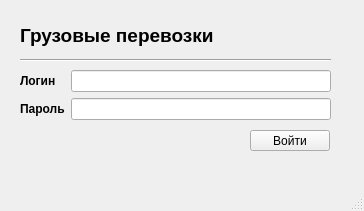
<?xml version="1.0" encoding="UTF-8"?>
<ui version="4.0">
 <class>MainWindow</class>
 <widget class="QMainWindow" name="MainWindow">
  <property name="geometry">
   <rect>
    <x>0</x>
    <y>0</y>
    <width>364</width>
    <height>211</height>
   </rect>
  </property>
  <property name="windowTitle">
   <string>MainWindow</string>
  </property>
  <widget class="QWidget" name="centralwidget">
   <widget class="QWidget" name="layoutWidget">
    <property name="geometry">
     <rect>
      <x>20</x>
      <y>70</y>
      <width>311</width>
      <height>52</height>
     </rect>
    </property>
    <layout class="QFormLayout" name="formLayout">
     <item row="0" column="0">
      <widget class="QLabel" name="label_2">
       <property name="font">
        <font>
         <weight>75</weight>
         <bold>true</bold>
        </font>
       </property>
       <property name="text">
        <string>Логин</string>
       </property>
      </widget>
     </item>
     <item row="0" column="1">
      <widget class="QLineEdit" name="login"/>
     </item>
     <item row="1" column="0">
      <widget class="QLabel" name="label_3">
       <property name="font">
        <font>
         <weight>75</weight>
         <bold>true</bold>
        </font>
       </property>
       <property name="text">
        <string>Пароль</string>
       </property>
      </widget>
     </item>
     <item row="1" column="1">
      <widget class="QLineEdit" name="pass"/>
     </item>
    </layout>
   </widget>
   <widget class="QPushButton" name="authButton">
    <property name="geometry">
     <rect>
      <x>250</x>
      <y>130</y>
      <width>80</width>
      <height>21</height>
     </rect>
    </property>
    <property name="text">
     <string>Войти</string>
    </property>
   </widget>
   <widget class="QLabel" name="label">
    <property name="geometry">
     <rect>
      <x>20</x>
      <y>20</y>
      <width>251</width>
      <height>31</height>
     </rect>
    </property>
    <property name="font">
     <font>
      <pointsize>14</pointsize>
      <weight>75</weight>
      <bold>true</bold>
     </font>
    </property>
    <property name="text">
     <string>Грузовые перевозки</string>
    </property>
   </widget>
   <widget class="Line" name="line">
    <property name="geometry">
     <rect>
      <x>20</x>
      <y>50</y>
      <width>311</width>
      <height>20</height>
     </rect>
    </property>
    <property name="orientation">
     <enum>Qt::Horizontal</enum>
    </property>
   </widget>
  </widget>
  <widget class="QMenuBar" name="menubar">
   <property name="geometry">
    <rect>
     <x>0</x>
     <y>0</y>
     <width>364</width>
     <height>20</height>
    </rect>
   </property>
  </widget>
  <widget class="QStatusBar" name="statusbar"/>
 </widget>
 <resources/>
 <connections>
  <connection>
   <sender>authButton</sender>
   <signal>clicked()</signal>
   <receiver>MainWindow</receiver>
   <slot>authorization()</slot>
   <hints>
    <hint type="sourcelabel">
     <x>289</x>
     <y>160</y>
    </hint>
    <hint type="destinationlabel">
     <x>181</x>
     <y>105</y>
    </hint>
   </hints>
  </connection>
 </connections>
 <slots>
  <slot>authorization()</slot>
 </slots>
</ui>
